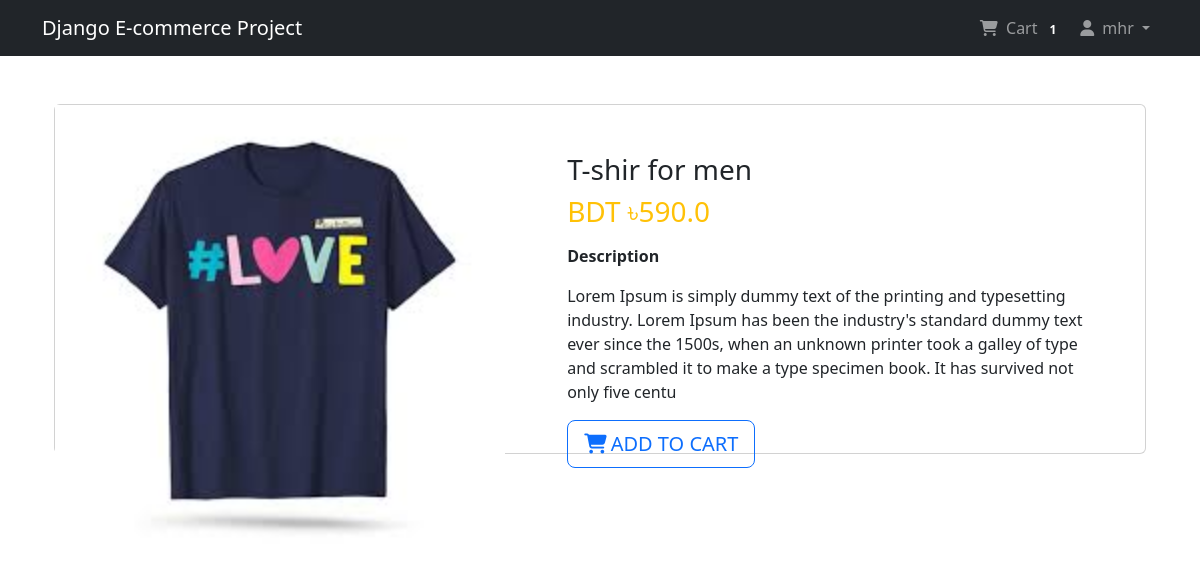
/Shop/pro-detials/4/ (signed in), run on the app's committed database.
### app_login/models.py (models this page shows, shortened)
class User(AbstractBaseUser, PermissionsMixin):
    email = models.EmailField(unique=True, null=False)
    is_staff = models.BooleanField(
        gettext_lazy('staff status'),
        default=False,
        help_text = gettext_lazy('Designates whether the use can log in this site')
    )
    is_active = models.BooleanField(
        gettext_lazy('active'),
        default = True,
        help_text = gettext_lazy('Designate whether this user should be treated as active, Unselect this instead of deleting accounts'),
    )
    USERNAME_FIELD = 'email'
    objects = MyUserManager()

class Profile(models.Model):
    user = models.OneToOneField(User, on_delete=models.CASCADE, related_name="profile")
    username = models.CharField(max_length=264, blank=True)
    full_name = models.CharField(max_length=264, blank=True, null=True)
    address = models.TextField(max_length=300, blank=True)
    city = models.CharField(max_length=40, blank=True)
    zip_code = models.CharField(max_length=10, blank=True)
    country = models.CharField(max_length=50, blank=True)
    phone = models.CharField(max_length= 20, blank=True)
    date_joined = models.DateTimeField(auto_now_add=True)

### app_order/models.py (models this page shows, shortened)
class Order(models.Model):
    orderitems = models.ManyToManyField(Cart)
    user = models.ForeignKey(settings.AUTH_USER_MODEL, on_delete=models.CASCADE)
    ordered = models.BooleanField(default=False)
    created = models.DateTimeField(auto_now_add=True)
    paymentId = models.CharField(max_length=264, blank=True, null=True)
    orderId = models.CharField(max_length=200, blank=True, null=True)

### app_shop/models.py (models this page shows, shortened)
class Product(models.Model):
    mainimage = models.ImageField(upload_to='Products')
    name = models.CharField(max_length=264)
    category = models.ForeignKey(Category, on_delete=models.CASCADE, related_name="category")
    preview_text = models.TextField(max_length=200, verbose_name="Preview Text")
    details_text = models.TextField(max_length=1000, verbose_name="description")
    price = models.FloatField()
    old_price = models.FloatField(default=0.00)
    created = models.DateTimeField(auto_now_add=True)
    class Meta:
        ordering = ['-created', ]

### app_shop/views.py (the view)
# urls.py: path('pro-detials/<pk>/', views.ProductDetials.as_view(), name="product_detials"),
class ProductDetials(LoginRequiredMixin, DetailView):
    model = Product
    template_name = 'app_shop/product_details.html'

### app_order/templatetags/cart_tag.py (called while the page is built)
@register.filter
def cart_total(user):
    order = Order.objects.filter(user=user, ordered=False)
    if order.exists():
        return order[0].orderitems.count()
    else:
        return 0

### templates/app_shop/product_details.html (shortened to what this page needs)
{% extends 'base.html' %}
{% block content %}
<div class="container my-5">
    <div class="card">
        <div class="row">
            <aside class="col-sm-5 border-right">
                <article class="gallery-wrap">
                    <div class="img-big-wrap">
                        <div>
                            <a href=""><img src="/media/{{object.mainimage}}" style="width: 450px;"></a>
                        </div>
                    </div>
                </article>
            </aside>
            <aside class="col-lg-7">
                <article class="card-body p-5">
                    <h3 class="title mp3">{{object.name}}</h3>
                    <p class="price-detail-wrap">
                        <span class="price h3 text-warning">
                            <span class="currency">BDT &#2547;</span><span class="num">{{object.price}}</span>
                        </span>
                    </p>
                    <dl class="item-property">
                        <dt>Description</dt>
                        <dd><p>{{object.details_text|linebreaks}}</p></dd>
                    </dl>
                    <a href="{% url 'app_order:add' pk=object.pk %}" class="btn btn-lg btn-outline-primary text-uppercase"><i class="fa-solid fa-cart-shopping me-1"></i>Add to cart</a>
                </article>
            </aside>
        </div>
    </div>
</div>
{% endblock %}

### templates/navbar.html (shortened to what this page needs)
{% load cart_tag %}
<nav class="navbar navbar-expand-lg navbar-dark bg-dark">
    <div class="container">
        <a href="{% url 'app_shop:home' %}" class="navbar-brand">Django E-commerce Project</a>
        <div class="collapse navbar-collapse" id="navbarNav">
            <ul class="navbar-nav ms-auto">
                {% if request.user.is_authenticated %}
                <li class="nav-item">
                    <a class="nav-link" href="{% url 'app_order:cart' %}">
                        <i class="fa-solid fa-cart-shopping me-1"></i> Cart
                        <span class="badge badge-light">{{ request.user | cart_total }}</span>
                    </a>
                </li>
                <li class="nav-item dropdown">
                    <a class="nav-link dropdown-toggle" href="#" id="profileDropdown" role="button"
                       data-bs-toggle="dropdown" aria-expanded="false">
                        <i class="fa-solid fa-user me-1"></i> {{request.user.profile.username}}
                    </a>
                </li>
                {% else %}
                    <li class="nav-item">
                        <a class="nav-link btn btn-outline-primary ms-3 px-3 py-1" href="{% url 'app_login:login' %}">
                            <i class="fa-solid fa-right-to-bracket me-1"></i> Login
                        </a>
                    </li>
                {% endif %}
            </ul>
        </div>
    </div>
</nav>

### static/css/main.css (style rules this page uses)
.gallery-wrap .img-big-wrap img { height: 450px; width: auto; display: inline-block; cursor: zoom-in; }

### templates/base.html (style rules this page uses)
.card { height: 350px; }

### data on the page
User: user|cart_total "1", user.profile.username "mhr"
Product: mainimage (picture), name "T-shir for men", price "590.0", details_text "Lorem Ipsum is simply dummy text of the printing and typesetting industry. Lorem Ipsum has been the industry's standard dummy text ever since the 1500s, when an unknown printer took a galley of type and scrambled it to make a type specimen book. It has survived not only five centu"
